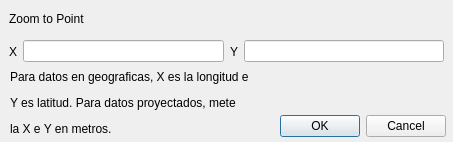
<?xml version="1.0" encoding="UTF-8"?>
<ui version="4.0">
 <class>zoomtopaste</class>
 <widget class="QDialog" name="zoomtopaste">
  <property name="geometry">
   <rect>
    <x>0</x>
    <y>0</y>
    <width>453</width>
    <height>142</height>
   </rect>
  </property>
  <property name="windowTitle">
   <string>Zoom to Paste</string>
  </property>
  <widget class="QDialogButtonBox" name="buttonBox">
   <property name="geometry">
    <rect>
     <x>270</x>
     <y>110</y>
     <width>176</width>
     <height>32</height>
    </rect>
   </property>
   <property name="orientation">
    <enum>Qt::Horizontal</enum>
   </property>
   <property name="standardButtons">
    <set>QDialogButtonBox::Cancel|QDialogButtonBox::Ok</set>
   </property>
  </widget>
  <widget class="QWidget" name="layoutWidget">
   <property name="geometry">
    <rect>
     <x>9</x>
     <y>35</y>
     <width>435</width>
     <height>33</height>
    </rect>
   </property>
   <layout class="QHBoxLayout">
    <property name="spacing">
     <number>6</number>
    </property>
    <property name="leftMargin">
     <number>0</number>
    </property>
    <property name="topMargin">
     <number>0</number>
    </property>
    <property name="rightMargin">
     <number>0</number>
    </property>
    <property name="bottomMargin">
     <number>0</number>
    </property>
    <item>
     <widget class="QLabel" name="label">
      <property name="text">
       <string>X</string>
      </property>
     </widget>
    </item>
    <item>
     <widget class="QLineEdit" name="xCoord"/>
    </item>
    <item>
     <widget class="QLabel" name="label_2">
      <property name="text">
       <string>Y</string>
      </property>
     </widget>
    </item>
    <item>
     <widget class="QLineEdit" name="yCoord"/>
    </item>
    <item>
     <layout class="QGridLayout">
      <property name="leftMargin">
       <number>0</number>
      </property>
      <property name="topMargin">
       <number>0</number>
      </property>
      <property name="rightMargin">
       <number>0</number>
      </property>
      <property name="bottomMargin">
       <number>0</number>
      </property>
      <property name="spacing">
       <number>6</number>
      </property>
     </layout>
    </item>
   </layout>
  </widget>
  <widget class="QLabel" name="ChkOverClippboard">
   <property name="geometry">
    <rect>
     <x>9</x>
     <y>9</y>
     <width>181</width>
     <height>20</height>
    </rect>
   </property>
   <property name="text">
    <string>Zoom to Point</string>
   </property>
  </widget>
  <widget class="QLabel" name="label_5">
   <property name="geometry">
    <rect>
     <x>10</x>
     <y>70</y>
     <width>261</width>
     <height>64</height>
    </rect>
   </property>
   <property name="text">
    <string>&lt;html&gt;&lt;head/&gt;&lt;body&gt;&lt;p&gt;&lt;span style=&quot; font-family:'Sans Serif';&quot;&gt;Para datos en geograficas, X es la longitud e &lt;/span&gt;&lt;/p&gt;&lt;p&gt;&lt;span style=&quot; font-family:'Sans Serif';&quot;&gt;Y es latitud. Para datos proyectados, mete&lt;/span&gt;&lt;/p&gt;&lt;p&gt;&lt;span style=&quot; font-family:'Sans Serif';&quot;&gt;la X e Y en metros.&lt;/span&gt;&lt;/p&gt;&lt;/body&gt;&lt;/html&gt;</string>
   </property>
  </widget>
 </widget>
 <tabstops>
  <tabstop>xCoord</tabstop>
  <tabstop>yCoord</tabstop>
  <tabstop>buttonBox</tabstop>
 </tabstops>
 <resources/>
 <connections>
  <connection>
   <sender>buttonBox</sender>
   <signal>accepted()</signal>
   <receiver>zoomtopaste</receiver>
   <slot>accept()</slot>
   <hints>
    <hint type="sourcelabel">
     <x>248</x>
     <y>254</y>
    </hint>
    <hint type="destinationlabel">
     <x>157</x>
     <y>274</y>
    </hint>
   </hints>
  </connection>
  <connection>
   <sender>buttonBox</sender>
   <signal>rejected()</signal>
   <receiver>zoomtopaste</receiver>
   <slot>reject()</slot>
   <hints>
    <hint type="sourcelabel">
     <x>316</x>
     <y>260</y>
    </hint>
    <hint type="destinationlabel">
     <x>286</x>
     <y>274</y>
    </hint>
   </hints>
  </connection>
 </connections>
</ui>
